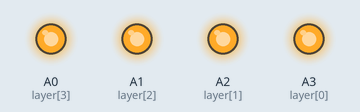
The sketch below on a simulated Arduino Uno, built with avr-gcc and run on an emulated ATmega328P. Parts: output pins drawn as LEDs (lit = HIGH). Random numbers use the default seed unless the sketch sets one; pins used as bus, display or sensor lines are not drawn.

Above: at 0.12 s.
At 12.68 s:
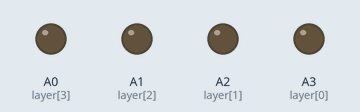
At 13.9 s:
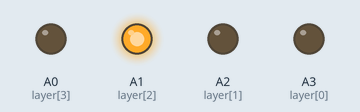
At 14.9 s:
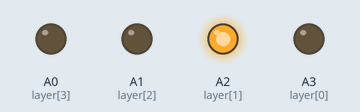
At 15.9 s:
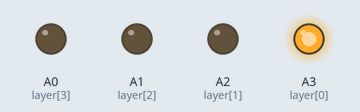
At 36.84 s:
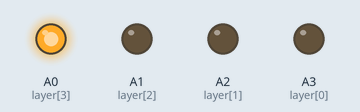
Timing chart, 0 to 40.0 s (numbered marks = the images above):
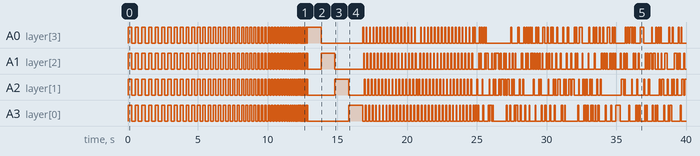

Measured:
- by itself, A0 (layer[3]): LOW → HIGH at 0.00 s, → LOW 0.25 s later, → HIGH 0.25 s later, → LOW 0.25 s later, … (256 changes in this stretch)
- by itself, A1 (layer[2]): LOW → HIGH at 0.00 s, → LOW 0.25 s later, → HIGH 0.25 s later, → LOW 0.25 s later, … (282 changes in this stretch)
- by itself, A2 (layer[1]): LOW → HIGH at 0.00 s, → LOW 0.25 s later, → HIGH 0.25 s later, → LOW 0.25 s later, … (257 changes in this stretch)
- by itself, A3 (layer[0]): LOW → HIGH at 0.00 s, → LOW 0.25 s later, → HIGH 0.25 s later, → LOW 0.25 s later, … (254 changes in this stretch)

The sketch:

4x4x4-fast.ino
```cpp
#define WAIT 50
#define WORM_SIZE 4

struct xyz{
   int x;
   int y;
   int z;
};

//initializing and declaring led rows
int column[16]={13,12,11,10,9,8,7,6,5,4,3,2,1,0,A5,A4};
//initializing and declaring led layers
int layer[4]={A3,A2,A1,A0};
// worm setup
xyz directions[] = {{-1,0,0},{0,-1,0},{1,0,0},{0,1,0},{0,0,1},{0,0,-1}};
xyz randomDirection;
xyz previousDirection={0,0,0};

// #### MAP ####
//
//  13 | 9 | 5 |  1
// ----|---|---|----
//  12 | 8 | 4 |  0
// ----|---|---|----
//  11 | 7 | 3 | A5
// ----|---|---|----
//  10 | 6 | 2 | A4

void setup() {
  //setting rows to ouput
  for(int i = 0; i<16; i++)
  {
    pinMode(column[i], OUTPUT);
  }
  //setting layers to output
  for(int i = 0; i<4; i++)
  {
    pinMode(layer[i], OUTPUT);
  }
  //seeding random for random pattern
  randomSeed(1337);
}

// PORTB == 5  4  3  2 1 0
//         13 12 11 10 9 8
// PORTC == 5  4  3  2  1  0
//         A5 A4 A3 A2 A1 A0
// PORTD == 7 6 5 4 3 2 1 0
//          7 6 5 4 3 2 1 0

void loop() {
  randomSeed(1337);
  flickerOn();
  eachBottomUp();
  eachSideBySide();
  randomFlicker();
  worm(100);
  randomRain();
  flickerOff();
}

// Worm Initialisation and basic logic
void worm(int turns){
  allOff();
  xyz worm[WORM_SIZE] = {{0, 0, 0}, {0, 0, 1}, {0, 0, 2}, {0, 0, 3}};
  for(int t = turns*WAIT; t >= 0; t--){
    if (t % WAIT/2 == 0){
      logic(worm);
    }
    flash_leds(worm);
  }
}

// Worm movement
void logic(xyz worm[WORM_SIZE]){
  randomDirection = directions[random(0, 6)];
  // if its a valid direction and not going backwards, do it!
  if(valid(worm[0], randomDirection) && !(inverse(randomDirection,previousDirection))){
    previousDirection = randomDirection;
    make_move(worm, randomDirection);
  }
  else{
    randomDirection = directions[random(3, 6)];
    // if its a valid direction and not going backwards, do it!
    if(valid(worm[0], randomDirection) && !(inverse(randomDirection,previousDirection))){
      previousDirection = randomDirection;
      make_move(worm, randomDirection);
    }
    else{
      for (int i = 0; i < 6; i++){
        xyz nextDir = directions[i];
        if(valid(worm[0], nextDir) && !(inverse(randomDirection,previousDirection))){
          previousDirection = nextDir;
          make_move(worm, nextDir);
          return;
        }
      }
    }
  }
}

// Worm, actually moving
void make_move(xyz worm[WORM_SIZE], xyz direction){
  for(int i = 4; i>=0; i--){
    if (i == 0) {
      worm[i] = move(worm[i], direction);
    } else {
      worm[i] = worm[i-1];
    }
  }
}

// Worm helper
xyz move(xyz now, xyz direction)
{
  xyz next = {now.x + direction.x, now.y + direction.y, now.z + direction.z};
  return next;
}

// Worm turn validation
bool valid(xyz now, xyz direction){
    xyz next = move(now, direction);
    if((next.y > 3) || (next.y < 0) || (next.x > 3) || (next.x < 0) || (next.z > 3) || (next.z <0) ){
      return false; // would take us off the board
    }
    //if(next.xz %4 == 0 && direction.xz == 1){
    // return false;
    //}
    //if(now.xz %4 == 0 && direction.xz == -1){
    //  return false;
    //}
    return true;
}

// Worm inverse check
bool inverse(xyz a,xyz b){
  if((a.x + b.x == 0) && (a.y + b.y == 0) && (a.z + b.z == 0)){
    return true;
  }
  else{
    return false;
  }
}

// Worm flash array of leds
void flash_leds(xyz worm[WORM_SIZE]){
  for(int i = 0; i<WORM_SIZE; i++)
  {
    flashLed(worm[i].x, worm[i].y, worm[i].z, 1);
  }
}
// End of Worm

void flickerOff(){
  int i = 1;
  while(i < WAIT*5)
  {
    allOn();
    delay(i);
    allOff();
    delay(i);
    i+= 5;
  }
}

void randomFlicker(){
  allOff();
  for(int i = 0; i !=250; i+=1)
  {
    int randX = random(0,4);
    int randY = random(0,4);
    int randZ = random(0,4);
    flashLed(randX, randY, randZ, WAIT*1.25);
  }
}

void randomRain(){
  allOff();
  for(int i = 0; i !=150; i+=1)
  {
    int randX = random(0,4);
    int randY = random(0,4);
    for(int z = 3; z >= 0; z--){
      flashLed(randX, randY, z, WAIT*1.25);
    }
  }
}

void flickerOn()
{
  int i = (WAIT*5)+1;
  while(i > 0)
  {
    allOn();
    delay(i);
    allOff();
    delay(i);
    i-= 5;
  }
}

void eachSideBySide(){
  for(int y = 3; y >= 0; y--) {
    for(int x = 0; x < 4; x++) {
      for(int z = 0; z < 4; z++) {
        flashLed(x, y, z, WAIT*1.25);
      }
    }
  }
  for(int x = 0; x < 4; x++) {
    for(int y = 3; y >= 0; y--) {
      for(int z = 3; z >= 0; z--) {
        flashLed(x, y, z, WAIT*1.25);
      }
    }
  }
}

void eachBottomUp(){
  for(int z = 0; z < 4; z++) {
    for(int y = 0; y < 4; y++) {
      for(int x = 0; x < 4; x++) {
        flashLed(x, y, z, WAIT*1.25);
      }
    }
  }
}

void flashLed(int x, int y, int z, int wait){
  switch(z){
    case 0:
      PORTC |= B00000001;
      flashColumnLed(x, y, wait);
      PORTC &= B11111110;
      break;
    case 1:
      PORTC |= B00000010;
      flashColumnLed(x, y, wait);
      PORTC &= B11111101;
      break;
    case 2:
      PORTC |= B00000100;
      flashColumnLed(x, y, wait);
      PORTC &= B11111011;
      break;
    case 3:
    default:
      PORTC |= B00001000;
      flashColumnLed(x, y, wait);
      PORTC &= B11110111;
  }
}

void flashLed(int x, int y, int z){
  switch(z){
    case 0:
      PORTC |= B00000001;
      flashColumnLed(x, y, WAIT);
      PORTC &= B11111110;
      break;
    case 1:
      PORTC |= B00000010;
      flashColumnLed(x, y, WAIT);
      PORTC &= B11111101;
      break;
    case 2:
      PORTC |= B00000100;
      flashColumnLed(x, y, WAIT);
      PORTC &= B11111011;
      break;
    case 3:
    default:
      PORTC |= B00001000;
      flashColumnLed(x, y, WAIT);
      PORTC &= B11110111;
  }
}

void flashColumnLed(int x, int y, int wait){
  switch(x){
    case 0:
      switch(y){
        case 0:
          PORTB &= B11011111;
          delay(wait);
          PORTB |= B00100000;
          break;
        case 1:
          PORTB &= B11101111;
          delay(wait);
          PORTB |= B00010000;
          break;
        case 2:
          PORTB &= B11110111;
          delay(wait);
          PORTB |= B00001000;
          break;
        case 3:
        default:
          PORTB &= B11111011;
          delay(wait);
          PORTB |= B00000100;
      }
      break;
    case 1:
      switch(y){
        case 0:
          PORTB &= B11111101;
          delay(wait);
          PORTB |= B00000010;
          break;
        case 1:
          PORTB &= B11111110;
          delay(wait);
          PORTB |= B00000001;
          break;
        case 2:
          PORTD &= B01111111;
          delay(wait);
          PORTD |= B10000000;
          break;
        case 3:
        default:
          PORTD &= B10111111;
          delay(wait);
          PORTD |= B01000000;
      }
      break;
    case 2:
      switch(y){
        case 0:
          PORTD &= B11011111;
          delay(wait);
          PORTD |= B00100000;
          break;
        case 1:
          PORTD &= B11101111;
          delay(wait);
          PORTD |= B00010000;
          break;
        case 2:
          PORTD &= B11110111;
          delay(wait);
          PORTD |= B00001000;
          break;
        case 3:
        default:
          PORTD &= B11111011;
          delay(wait);
          PORTD |= B00000100;
      }
      break;
    case 3:
    default:
      switch(y){
        case 0:
          PORTD &= B11111101;
          delay(wait);
          PORTD |= B00000010;
          break;
        case 1:
          PORTD &= B11111110;
          delay(wait);
          PORTD |= B00000001;
          break;
        case 2:
          PORTC &= B11011111;
          delay(wait);
          PORTC |= B00100000;
          break;
        case 3:
        default:
          PORTC &= B11101111;
          delay(wait);
          PORTC |= B00010000;
    }
  }
}

void allOn(){
  // Turn on Layers with 5V
  PORTC |= B00001111;
  // Put GND on All Collumns
  PORTD &= B00000000;
  PORTB &= B11000000;
  PORTC &= B11001111;
}

void allOff(){
  // Turn on Layers with 5V
  PORTC &= B11110000;
  // Put GND on All Collumns
  PORTD |= B11111111;
  PORTB |= B00111111;
  PORTC |= B00110000;
}
```
